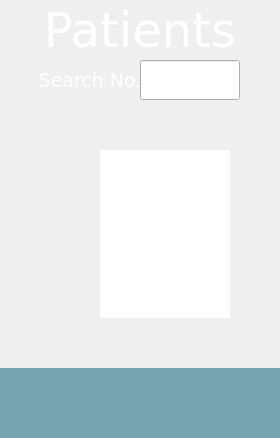
         <widget class="QWidget" name="search_page">
          <property name="styleSheet">
           <string notr="true">QLabel{
	color: #fff;
}</string>
          </property>
          <layout class="QVBoxLayout" name="verticalLayout_5">
           <property name="spacing">
            <number>0</number>
           </property>
           <property name="leftMargin">
            <number>0</number>
           </property>
           <property name="topMargin">
            <number>0</number>
           </property>
           <property name="rightMargin">
            <number>0</number>
           </property>
           <property name="bottomMargin">
            <number>0</number>
           </property>
           <item>
            <layout class="QVBoxLayout" name="verticalLayout_4">
             <item>
              <widget class="QLabel" name="patients_label">
               <property name="minimumSize">
                <size>
                 <width>0</width>
                 <height>60</height>
                </size>
               </property>
               <property name="maximumSize">
                <size>
                 <width>16777215</width>
                 <height>60</height>
                </size>
               </property>
               <property name="font">
                <font>
                 <family>Verdana</family>
                 <pointsize>36</pointsize>
                </font>
               </property>
               <property name="text">
                <string>Patients</string>
               </property>
               <property name="alignment">
                <set>Qt::AlignCenter</set>
               </property>
              </widget>
             </item>
             <item>
              <layout class="QHBoxLayout" name="horizontalLayout_5">
               <item>
                <spacer name="horizontalSpacer">
                 <property name="orientation">
                  <enum>Qt::Horizontal</enum>
                 </property>
                 <property name="sizeHint" stdset="0">
                  <size>
                   <width>40</width>
                   <height>20</height>
                  </size>
                 </property>
                </spacer>
               </item>
               <item>
                <widget class="QLabel" name="search_no_label">
                 <property name="minimumSize">
                  <size>
                   <width>100</width>
                   <height>40</height>
                  </size>
                 </property>
                 <property name="maximumSize">
                  <size>
                   <width>100</width>
                   <height>40</height>
                  </size>
                 </property>
                 <property name="font">
                  <font>
                   <family>Verdana</family>
                   <pointsize>14</pointsize>
                  </font>
                 </property>
                 <property name="text">
                  <string>Search No.</string>
                 </property>
                 <property name="alignment">
                  <set>Qt::AlignCenter</set>
                 </property>
                </widget>
               </item>
               <item>
                <widget class="QLineEdit" name="input_no">
                 <property name="minimumSize">
                  <size>
                   <width>100</width>
                   <height>40</height>
                  </size>
                 </property>
                 <property name="maximumSize">
                  <size>
                   <width>100</width>
                   <height>40</height>
                  </size>
                 </property>
                 <property name="styleSheet">
                  <string notr="true">color: #fff;</string>
                 </property>
                 <property name="clearButtonEnabled">
                  <bool>true</bool>
                 </property>
                </widget>
               </item>
               <item>
                <widget class="QPushButton" name="search_no_button">
                 <property name="minimumSize">
                  <size>
                   <width>40</width>
                   <height>40</height>
                  </size>
                 </property>
                 <property name="maximumSize">
                  <size>
                   <width>40</width>
                   <height>40</height>
                  </size>
                 </property>
                 <property name="styleSheet">
                  <string notr="true">background-color: rgb(255, 255, 255);
</string>
                 </property>
                 <property name="text">
                  <string/>
                 </property>
                 <property name="icon">
                  <iconset>
                   <normaloff>:/icons/icons/icons8-search-32.png</normaloff>:/icons/icons/icons8-search-32.png</iconset>
                 </property>
                 <property name="iconSize">
                  <size>
                   <width>24</width>
                   <height>24</height>
                  </size>
                 </property>
                 <property name="flat">
                  <bool>true</bool>
                 </property>
                </widget>
               </item>
              </layout>
             </item>
             <item>
              <widget class="QListWidget" name="no_list">
               <property name="maximumSize">
                <size>
                 <width>16777215</width>
                 <height>16777215</height>
                </size>
               </property>
               <property name="font">
                <font>
                 <pointsize>18</pointsize>
                </font>
               </property>
               <property name="styleSheet">
                <string notr="true">color: #fff;
padding-left: 50px;
margin:50px;</string>
               </property>
               <property name="frameShape">
                <enum>QFrame::NoFrame</enum>
               </property>
              </widget>
             </item>
            </layout>
           </item>
           <item>
            <widget class="QFrame" name="tool_box_empty_2">
             <property name="minimumSize">
              <size>
               <width>0</width>
               <height>70</height>
              </size>
             </property>
             <property name="maximumSize">
              <size>
               <width>16777215</width>
               <height>70</height>
              </size>
             </property>
             <property name="styleSheet">
              <string notr="true">QFrame{
	
	background-color: rgb(118, 165, 175);
}
</string>
             </property>
             <property name="frameShape">
              <enum>QFrame::NoFrame</enum>
             </property>
             <property name="frameShadow">
              <enum>QFrame::Raised</enum>
             </property>
            </widget>
           </item>
          </layout>
         </widget>
